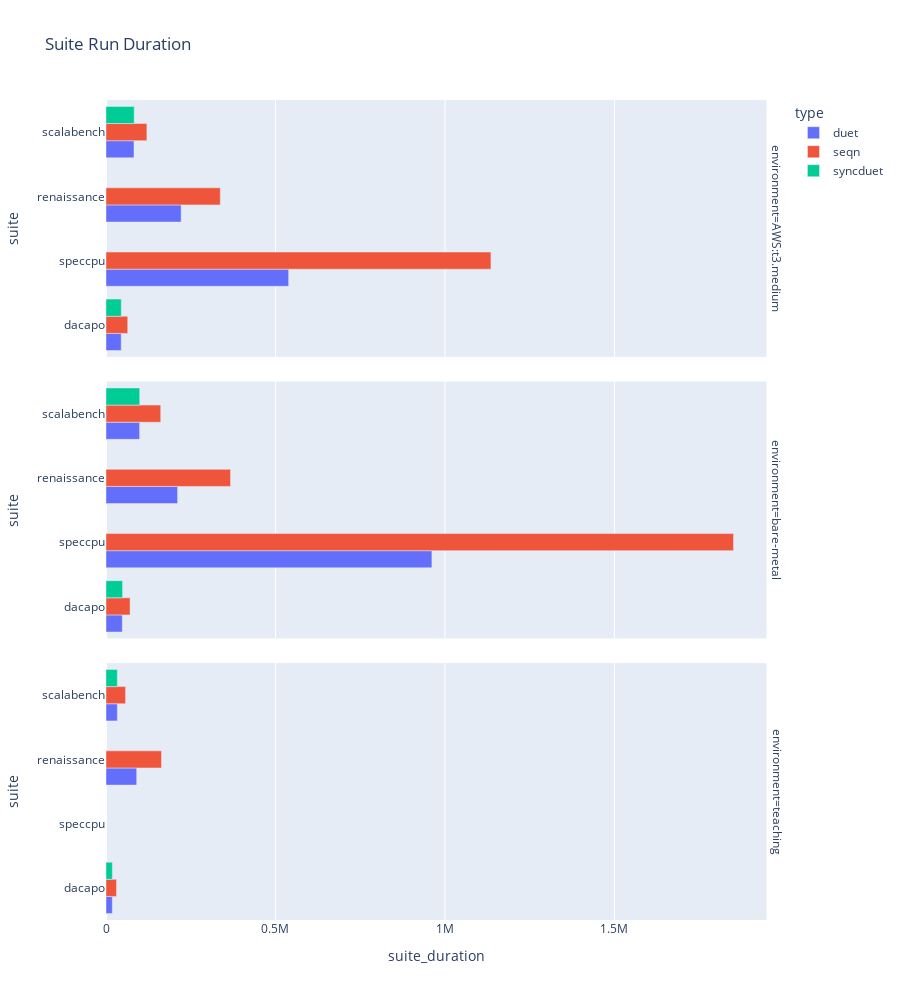
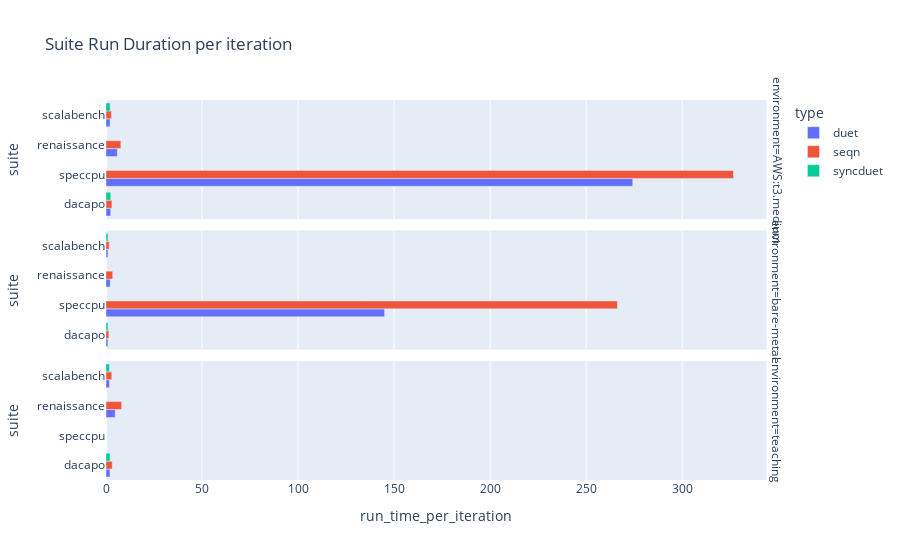
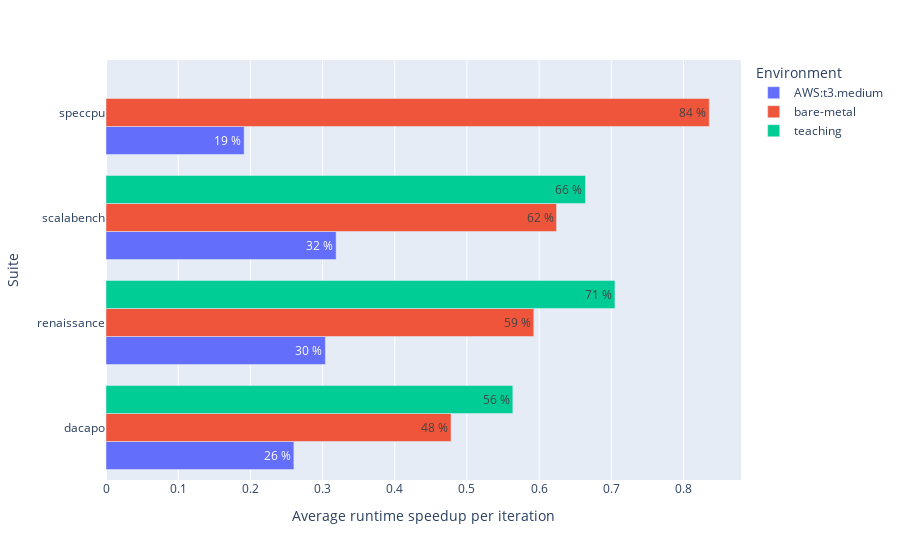

The notebook cell saved with these charts, in order:
### Code cell
df = run_time(df_raw)

# Suite run duration
df = (
    df.groupby(by=[RF.suite, RF.type, DF.env])
    .agg(suite_duration=(DF.run_time, sum), iteration_count=("iteration_count", sum))
    .reset_index()
)
fig = px.bar(
    df.sort_values(by=RF.type),
    x="suite_duration",
    y=RF.suite,
    color=RF.type,
    facet_row=DF.env,
    barmode="group",
    orientation="h",
    title="Suite Run Duration",
)
fig.update_layout(height=1000)
fig.show()

# Suite run duration per iteration
df[DF.run_time_per_iteration] = df["suite_duration"] / df["iteration_count"]
fig = px.bar(
    df.sort_values(by=RF.type),
    x=DF.run_time_per_iteration,
    y=RF.suite,
    color=RF.type,
    facet_row=DF.env,
    barmode="group",
    orientation="h",
    title="Suite Run Duration per iteration",
)
# fig.update_layout(height=1000)
fig.show()

# Suite speedup per iteration
df = df.pivot_table(
    index=[RF.suite, DF.env], columns=[RF.type], values=[DF.run_time_per_iteration]
).reset_index()
df[DF.run_time_speedup] = (
    df[DF.run_time_per_iteration]["seqn"] / df[DF.run_time_per_iteration]["duet"]
) - 1

df["text"] = df[DF.run_time_speedup].apply(lambda x: f"{(x * 100):.0f} %")
fig = px.bar(
    df,
    y=RF.suite,
    x=DF.run_time_speedup,
    color=DF.env,
    barmode="group",
    text="text",
)
fig.update_layout(
    xaxis_title="Average runtime speedup per iteration",
    yaxis_title="Suite",
    legend_title="Environment",
)
# fig.write_image(f"figures/runtime_speedup.pdf")
fig.show()

### Figure 1 — Plotly figure (JSON) as saved in the notebook; plotly's stock layout.template omitted (floating-point values rounded to 4 significant figures)
{"data": [{"alignmentgroup": "True", "hovertemplate": "type=duet<br>environment=AWS:t3.medium<br>suite_duration=%{x}<br>suite=%{y}<extra></extra>", "legendgroup": "duet", "marker": {"color": "#636efa", "pattern": {"shape": ""}}, "name": "duet", "offsetgroup": "duet", "orientation": "h", "showlegend": true, "textposition": "auto", "type": "bar", "x": [44837, 538864, 221701, 82608], "xaxis": "x3", "y": ["dacapo", "speccpu", "renaissance", "scalabench"], "yaxis": "y3"}, {"alignmentgroup": "True", "hovertemplate": "type=duet<br>environment=bare-metal<br>suite_duration=%{x}<br>suite=%{y}<extra></extra>", "legendgroup": "duet", "marker": {"color": "#636efa", "pattern": {"shape": ""}}, "name": "duet", "offsetgroup": "duet", "orientation": "h", "showlegend": false, "textposition": "auto", "type": "bar", "x": [48065, 961458, 211265, 99250], "xaxis": "x2", "y": ["dacapo", "speccpu", "renaissance", "scalabench"], "yaxis": "y2"}, {"alignmentgroup": "True", "hovertemplate": "type=duet<br>environment=teaching<br>suite_duration=%{x}<br>suite=%{y}<extra></extra>", "legendgroup": "duet", "marker": {"color": "#636efa", "pattern": {"shape": ""}}, "name": "duet", "offsetgroup": "duet", "orientation": "h", "showlegend": false, "textposition": "auto", "type": "bar", "x": [18651, 33485, 90543], "xaxis": "x", "y": ["dacapo", "scalabench", "renaissance"], "yaxis": "y"}, {"alignmentgroup": "True", "hovertemplate": "type=seqn<br>environment=AWS:t3.medium<br>suite_duration=%{x}<br>suite=%{y}<extra></extra>", "legendgroup": "seqn", "marker": {"color": "#EF553B", "pattern": {"shape": ""}}, "name": "seqn", "offsetgroup": "seqn", "orientation": "h", "showlegend": true, "textposition": "auto", "type": "bar", "x": [120636, 1135635, 337134, 64125], "xaxis": "x3", "y": ["scalabench", "speccpu", "renaissance", "dacapo"], "yaxis": "y3"}, {"alignmentgroup": "True", "hovertemplate": "type=seqn<br>environment=bare-metal<br>suite_duration=%{x}<br>suite=%{y}<extra></extra>", "legendgroup": "seqn", "marker": {"color": "#EF553B", "pattern": {"shape": ""}}, "name": "seqn", "offsetgroup": "seqn", "orientation": "h", "showlegend": false, "textposition": "auto", "type": "bar", "x": [161413, 367400, 71039, 1851194], "xaxis": "x2", "y": ["scalabench", "renaissance", "dacapo", "speccpu"], "yaxis": "y2"}, {"alignmentgroup": "True", "hovertemplate": "type=seqn<br>environment=teaching<br>suite_duration=%{x}<br>suite=%{y}<extra></extra>", "legendgroup": "seqn", "marker": {"color": "#EF553B", "pattern": {"shape": ""}}, "name": "seqn", "offsetgroup": "seqn", "orientation": "h", "showlegend": false, "textposition": "auto", "type": "bar", "x": [57726, 30941, 163690], "xaxis": "x", "y": ["scalabench", "dacapo", "renaissance"], "yaxis": "y"}, {"alignmentgroup": "True", "hovertemplate": "type=syncduet<br>environment=AWS:t3.medium<br>suite_duration=%{x}<br>suite=%{y}<extra></extra>", "legendgroup": "syncduet", "marker": {"color": "#00cc96", "pattern": {"shape": ""}}, "name": "syncduet", "offsetgroup": "syncduet", "orientation": "h", "showlegend": true, "textposition": "auto", "type": "bar", "x": [45071, 83235], "xaxis": "x3", "y": ["dacapo", "scalabench"], "yaxis": "y3"}, {"alignmentgroup": "True", "hovertemplate": "type=syncduet<br>environment=bare-metal<br>suite_duration=%{x}<br>suite=%{y}<extra></extra>", "legendgroup": "syncduet", "marker": {"color": "#00cc96", "pattern": {"shape": ""}}, "name": "syncduet", "offsetgroup": "syncduet", "orientation": "h", "showlegend": false, "textposition": "auto", "type": "bar", "x": [48931, 99474], "xaxis": "x2", "y": ["dacapo", "scalabench"], "yaxis": "y2"}, {"alignmentgroup": "True", "hovertemplate": "type=syncduet<br>environment=teaching<br>suite_duration=%{x}<br>suite=%{y}<extra></extra>", "legendgroup": "syncduet", "marker": {"color": "#00cc96", "pattern": {"shape": ""}}, "name": "syncduet", "offsetgroup": "syncduet", "orientation": "h", "showlegend": false, "textposition": "auto", "type": "bar", "x": [18722, 33441], "xaxis": "x", "y": ["dacapo", "scalabench"], "yaxis": "y"}], "layout": {"annotations": [{"font": {}, "showarrow": false, "text": "environment=teaching", "textangle": 90, "x": 0.98, "xanchor": "left", "xref": "paper", "y": 0.1567, "yanchor": "middle", "yref": "paper"}, {"font": {}, "showarrow": false, "text": "environment=bare-metal", "textangle": 90, "x": 0.98, "xanchor": "left", "xref": "paper", "y": 0.5, "yanchor": "middle", "yref": "paper"}, {"font": {}, "showarrow": false, "text": "environment=AWS:t3.medium", "textangle": 90, "x": 0.98, "xanchor": "left", "xref": "paper", "y": 0.8433, "yanchor": "middle", "yref": "paper"}], "barmode": "group", "height": 1000, "legend": {"title": {"text": "type"}, "tracegroupgap": 0}, "title": {"text": "Suite Run Duration"}, "xaxis": {"anchor": "y", "domain": [0, 0.98], "title": {"text": "suite_duration"}}, "xaxis2": {"anchor": "y2", "domain": [0, 0.98], "matches": "x", "showticklabels": false}, "xaxis3": {"anchor": "y3", "domain": [0, 0.98], "matches": "x", "showticklabels": false}, "yaxis": {"anchor": "x", "domain": [0, 0.3133], "title": {"text": "suite"}}, "yaxis2": {"anchor": "x2", "domain": [0.3433, 0.6567], "matches": "y", "title": {"text": "suite"}}, "yaxis3": {"anchor": "x3", "domain": [0.6867, 1.0], "matches": "y", "title": {"text": "suite"}}}}

### Figure 2 — Plotly figure (JSON) as saved in the notebook; plotly's stock layout.template omitted (floating-point values rounded to 4 significant figures)
{"data": [{"alignmentgroup": "True", "hovertemplate": "type=duet<br>environment=AWS:t3.medium<br>run_time_per_iteration=%{x}<br>suite=%{y}<extra></extra>", "legendgroup": "duet", "marker": {"color": "#636efa", "pattern": {"shape": ""}}, "name": "duet", "offsetgroup": "duet", "orientation": "h", "showlegend": true, "textposition": "auto", "type": "bar", "x": [2.449, 274.2, 5.92, 2.144], "xaxis": "x3", "y": ["dacapo", "speccpu", "renaissance", "scalabench"], "yaxis": "y3"}, {"alignmentgroup": "True", "hovertemplate": "type=duet<br>environment=bare-metal<br>run_time_per_iteration=%{x}<br>suite=%{y}<extra></extra>", "legendgroup": "duet", "marker": {"color": "#636efa", "pattern": {"shape": ""}}, "name": "duet", "offsetgroup": "duet", "orientation": "h", "showlegend": false, "textposition": "auto", "type": "bar", "x": [1.001, 145.1, 2.188, 1.017], "xaxis": "x2", "y": ["dacapo", "speccpu", "renaissance", "scalabench"], "yaxis": "y2"}, {"alignmentgroup": "True", "hovertemplate": "type=duet<br>environment=teaching<br>run_time_per_iteration=%{x}<br>suite=%{y}<extra></extra>", "legendgroup": "duet", "marker": {"color": "#636efa", "pattern": {"shape": ""}}, "name": "duet", "offsetgroup": "duet", "orientation": "h", "showlegend": false, "textposition": "auto", "type": "bar", "x": [2.076, 1.805, 4.77], "xaxis": "x", "y": ["dacapo", "scalabench", "renaissance"], "yaxis": "y"}, {"alignmentgroup": "True", "hovertemplate": "type=seqn<br>environment=AWS:t3.medium<br>run_time_per_iteration=%{x}<br>suite=%{y}<extra></extra>", "legendgroup": "seqn", "marker": {"color": "#EF553B", "pattern": {"shape": ""}}, "name": "seqn", "offsetgroup": "seqn", "orientation": "h", "showlegend": true, "textposition": "auto", "type": "bar", "x": [2.828, 326.7, 7.719, 3.087], "xaxis": "x3", "y": ["scalabench", "speccpu", "renaissance", "dacapo"], "yaxis": "y3"}, {"alignmentgroup": "True", "hovertemplate": "type=seqn<br>environment=bare-metal<br>run_time_per_iteration=%{x}<br>suite=%{y}<extra></extra>", "legendgroup": "seqn", "marker": {"color": "#EF553B", "pattern": {"shape": ""}}, "name": "seqn", "offsetgroup": "seqn", "orientation": "h", "showlegend": false, "textposition": "auto", "type": "bar", "x": [1.652, 3.484, 1.48, 266.3], "xaxis": "x2", "y": ["scalabench", "renaissance", "dacapo", "speccpu"], "yaxis": "y2"}, {"alignmentgroup": "True", "hovertemplate": "type=seqn<br>environment=teaching<br>run_time_per_iteration=%{x}<br>suite=%{y}<extra></extra>", "legendgroup": "seqn", "marker": {"color": "#EF553B", "pattern": {"shape": ""}}, "name": "seqn", "offsetgroup": "seqn", "orientation": "h", "showlegend": false, "textposition": "auto", "type": "bar", "x": [3.004, 3.246, 8.133], "xaxis": "x", "y": ["scalabench", "dacapo", "renaissance"], "yaxis": "y"}, {"alignmentgroup": "True", "hovertemplate": "type=syncduet<br>environment=AWS:t3.medium<br>run_time_per_iteration=%{x}<br>suite=%{y}<extra></extra>", "legendgroup": "syncduet", "marker": {"color": "#00cc96", "pattern": {"shape": ""}}, "name": "syncduet", "offsetgroup": "syncduet", "orientation": "h", "showlegend": true, "textposition": "auto", "type": "bar", "x": [2.459, 2.155], "xaxis": "x3", "y": ["dacapo", "scalabench"], "yaxis": "y3"}, {"alignmentgroup": "True", "hovertemplate": "type=syncduet<br>environment=bare-metal<br>run_time_per_iteration=%{x}<br>suite=%{y}<extra></extra>", "legendgroup": "syncduet", "marker": {"color": "#00cc96", "pattern": {"shape": ""}}, "name": "syncduet", "offsetgroup": "syncduet", "orientation": "h", "showlegend": false, "textposition": "auto", "type": "bar", "x": [1.019, 1.021], "xaxis": "x2", "y": ["dacapo", "scalabench"], "yaxis": "y2"}, {"alignmentgroup": "True", "hovertemplate": "type=syncduet<br>environment=teaching<br>run_time_per_iteration=%{x}<br>suite=%{y}<extra></extra>", "legendgroup": "syncduet", "marker": {"color": "#00cc96", "pattern": {"shape": ""}}, "name": "syncduet", "offsetgroup": "syncduet", "orientation": "h", "showlegend": false, "textposition": "auto", "type": "bar", "x": [2.097, 1.813], "xaxis": "x", "y": ["dacapo", "scalabench"], "yaxis": "y"}], "layout": {"annotations": [{"font": {}, "showarrow": false, "text": "environment=teaching", "textangle": 90, "x": 0.98, "xanchor": "left", "xref": "paper", "y": 0.1567, "yanchor": "middle", "yref": "paper"}, {"font": {}, "showarrow": false, "text": "environment=bare-metal", "textangle": 90, "x": 0.98, "xanchor": "left", "xref": "paper", "y": 0.5, "yanchor": "middle", "yref": "paper"}, {"font": {}, "showarrow": false, "text": "environment=AWS:t3.medium", "textangle": 90, "x": 0.98, "xanchor": "left", "xref": "paper", "y": 0.8433, "yanchor": "middle", "yref": "paper"}], "barmode": "group", "legend": {"title": {"text": "type"}, "tracegroupgap": 0}, "title": {"text": "Suite Run Duration per iteration"}, "xaxis": {"anchor": "y", "domain": [0, 0.98], "title": {"text": "run_time_per_iteration"}}, "xaxis2": {"anchor": "y2", "domain": [0, 0.98], "matches": "x", "showticklabels": false}, "xaxis3": {"anchor": "y3", "domain": [0, 0.98], "matches": "x", "showticklabels": false}, "yaxis": {"anchor": "x", "domain": [0, 0.3133], "title": {"text": "suite"}}, "yaxis2": {"anchor": "x2", "domain": [0.3433, 0.6567], "matches": "y", "title": {"text": "suite"}}, "yaxis3": {"anchor": "x3", "domain": [0.6867, 1.0], "matches": "y", "title": {"text": "suite"}}}}

### Figure 3 — Plotly figure (JSON) as saved in the notebook; plotly's stock layout.template omitted (floating-point values rounded to 4 significant figures)
{"data": [{"alignmentgroup": "True", "hovertemplate": "environment=AWS:t3.medium<br>run_time_speedup=%{x}<br>suite=%{y}<br>text=%{text}<extra></extra>", "legendgroup": "AWS:t3.medium", "marker": {"color": "#636efa", "pattern": {"shape": ""}}, "name": "AWS:t3.medium", "offsetgroup": "AWS:t3.medium", "orientation": "h", "showlegend": true, "text": ["26 %", "30 %", "32 %", "19 %"], "textposition": "auto", "type": "bar", "x": [0.2603, 0.3039, 0.3188, 0.1914], "xaxis": "x", "y": ["dacapo", "renaissance", "scalabench", "speccpu"], "yaxis": "y"}, {"alignmentgroup": "True", "hovertemplate": "environment=bare-metal<br>run_time_speedup=%{x}<br>suite=%{y}<br>text=%{text}<extra></extra>", "legendgroup": "bare-metal", "marker": {"color": "#EF553B", "pattern": {"shape": ""}}, "name": "bare-metal", "offsetgroup": "bare-metal", "orientation": "h", "showlegend": true, "text": ["48 %", "59 %", "62 %", "84 %"], "textposition": "auto", "type": "bar", "x": [0.478, 0.5926, 0.6241, 0.8357], "xaxis": "x", "y": ["dacapo", "renaissance", "scalabench", "speccpu"], "yaxis": "y"}, {"alignmentgroup": "True", "hovertemplate": "environment=teaching<br>run_time_speedup=%{x}<br>suite=%{y}<br>text=%{text}<extra></extra>", "legendgroup": "teaching", "marker": {"color": "#00cc96", "pattern": {"shape": ""}}, "name": "teaching", "offsetgroup": "teaching", "orientation": "h", "showlegend": true, "text": ["56 %", "71 %", "66 %"], "textposition": "auto", "type": "bar", "x": [0.5636, 0.705, 0.6642], "xaxis": "x", "y": ["dacapo", "renaissance", "scalabench"], "yaxis": "y"}], "layout": {"barmode": "group", "legend": {"title": {"text": "Environment"}, "tracegroupgap": 0}, "margin": {"t": 60}, "xaxis": {"anchor": "y", "domain": [0, 1], "title": {"text": "Average runtime speedup per iteration"}}, "yaxis": {"anchor": "x", "domain": [0, 1], "title": {"text": "Suite"}}}}
